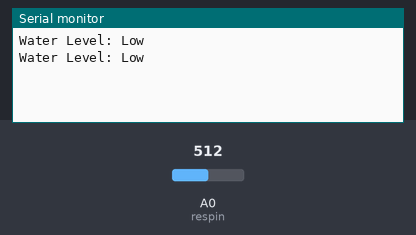
This sketch was run on a simulated Arduino Uno, built with avr-gcc and run on an emulated ATmega328P. Shown: the last lines printed to the serial monitor. The test bench sets the inputs (shaded band); at power-on: A0 (respin) = 512.

Above: at 1.8 s.
1.9 s: A0 (respin) set to 638
At 2.8 s:
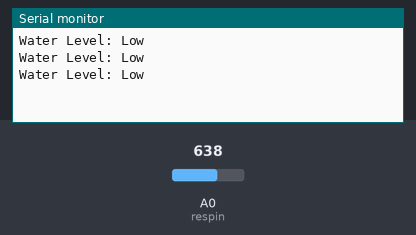
3.4 s: A0 (respin) set to 663
At 4.8 s:
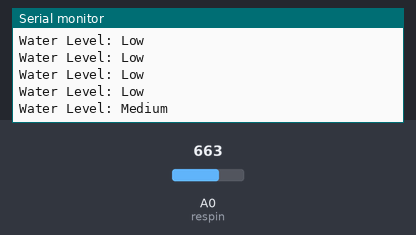
6.5 s: A0 (respin) set to 688
At 7.3 s:
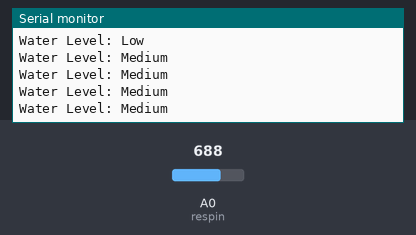
8.0 s: A0 (respin) set to 713
At 8.8 s:
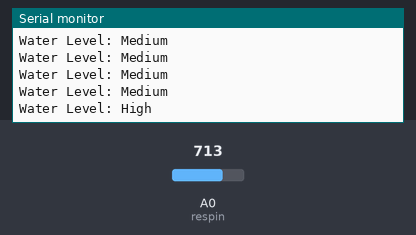

The sketch:

waterSensor.ino
```cpp
int resval = 0;  // holds the value
int respin = A0; // sensor pin used

void setup() {

  // start the serial console
  Serial.begin(9600);
}

void loop() {

  resval = analogRead(respin); //Read data from analog pin and store it to resval variable

  if (resval<=100){ Serial.println("Water Level: Empty"); } else if (resval>100 && resval<=650){ Serial.println("Water Level: Low"); } else if (resval>650 && resval<=700){ Serial.println("Water Level: Medium"); } else if (resval>700){
    Serial.println("Water Level: High");
  }

  delay(1000);
}
```

Measured:
- the behaviour switches between 650 and 651 on A0 (respin) (found by bisection; images 1 and 2)
- the behaviour switches between 700 and 701 on A0 (respin) (found by bisection; images 3 and 4)
- after the input at 3.4 s, the serial monitor: prints a new line after 0.60 s (image 2)
- after the input at 8.0 s, the serial monitor: prints a new line at once (image 4)
